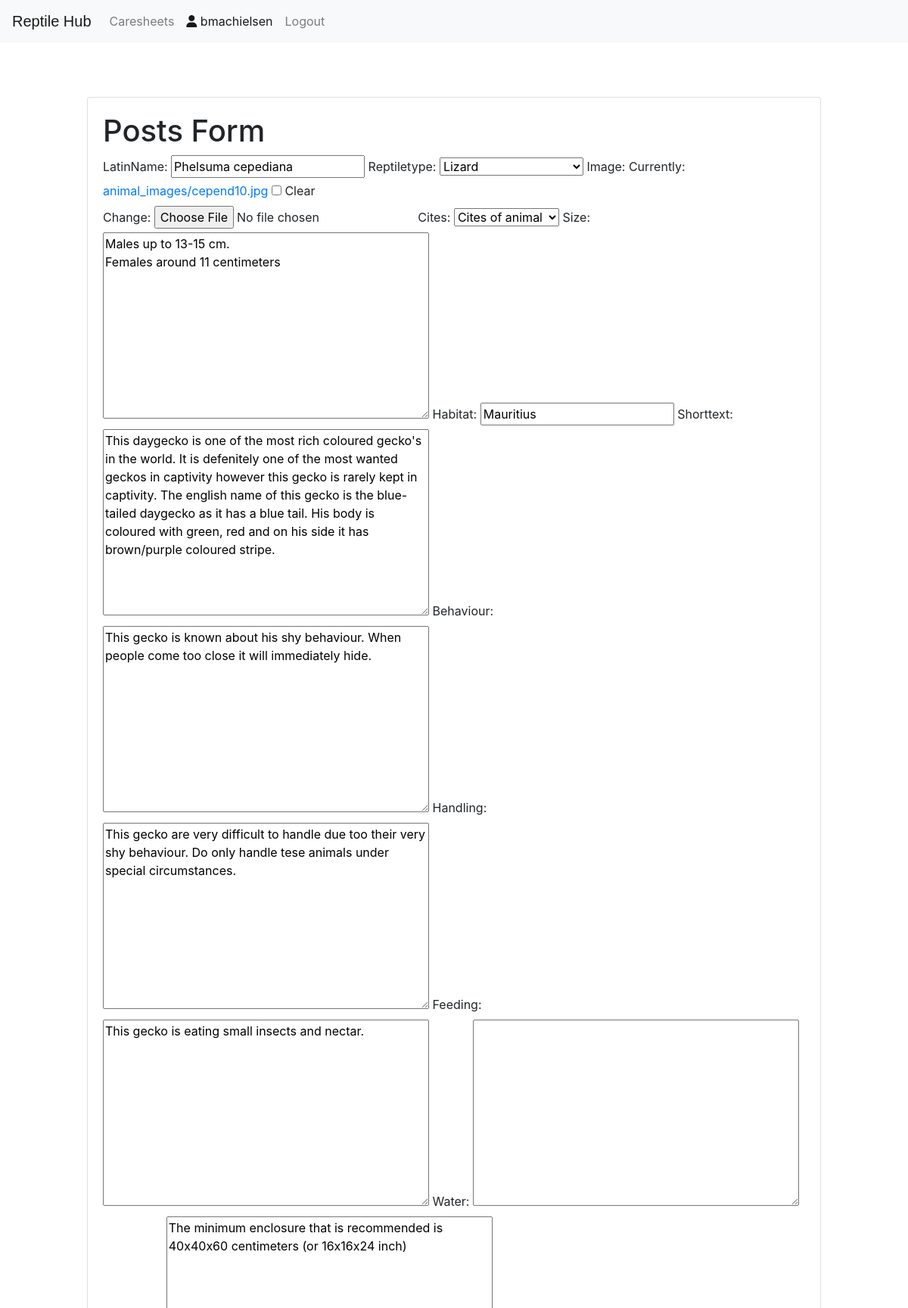
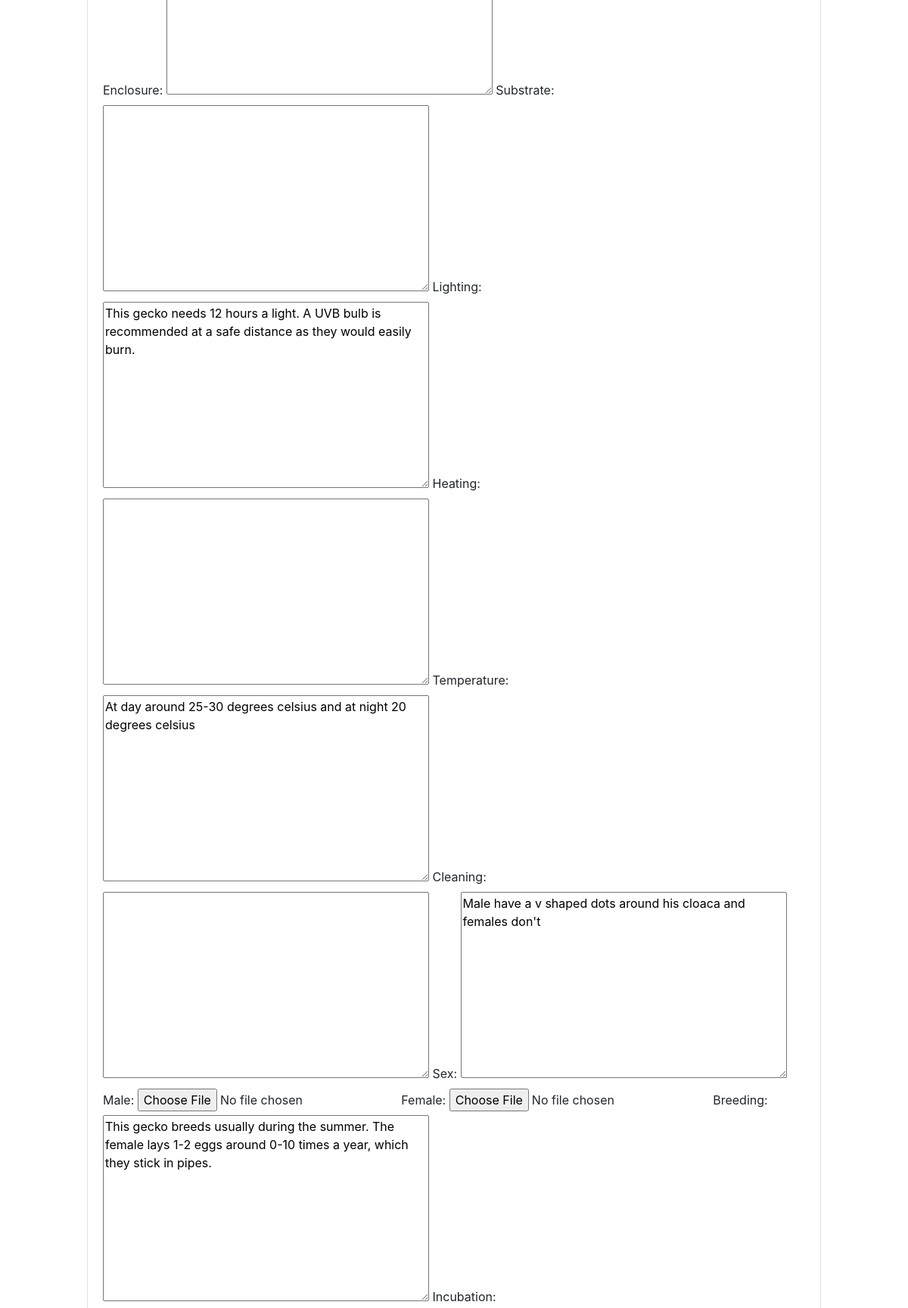
Screenshot of /post/31/edit (signed in, upper part) with the database file from the repository (2 pictures, top to bottom).
### posts/models.py (models this page shows, shortened)
class Animal(models.Model):
    REPTILES = (
        ('X', 'Choose type of reptile'),
        ('C', 'Crocodile'),
        ('L', 'Lizard'),
        ('S', 'Snake'),
        ('T', 'Turtle'),
    )
    CITES_SPECIES = (
        ('X', 'Cites of animal'),
        ('A', 'Cites A or I'),
        ('B', 'Cites B or II'),
        ('C', 'Cites C or III'),
        ('D', 'Cites D or none'),
    )
    latinName = models.CharField(blank=True, null=True, max_length=120)
    reptiletype = models.CharField(max_length=7, default='X', choices=REPTILES)
    image = models.ImageField(blank=True, null=True, upload_to="animal_images")
    cites = models.CharField(blank=True, null=True, max_length=1, default='X', choices=CITES_SPECIES)
    habitat = models.CharField(blank=True, null=True, max_length=120)
    size = models.TextField(blank=True, null=True, max_length= 500)
    shorttext = models.TextField(blank=True, null=True, max_length= 500)
    behaviour = models.TextField(blank=True, null=True, max_length= 500)
    handling = models.TextField(blank=True, null=True, max_length= 3000)
    feeding = models.TextField(blank=True, null=True, max_length= 3000)
    water= models.TextField(blank=True, null=True, max_length= 3000)
    enclosure = models.TextField(blank=True, null=True, max_length= 3000)
    substrate = models.TextField(blank=True, null=True, max_length= 3000)
    lighting = models.TextField(blank=True, null=True, max_length= 3000)
    heating = models.TextField(blank=True, null=True, max_length= 3000)
    temperature = models.TextField(blank=True, null=True, max_length=3000)
    humidity = models.TextField(blank=True, null=True, max_length=3000)
    cleaning = models.TextField(blank=True, null=True, max_length=3000)
    sex= models.TextField(blank=True, null=True, max_length= 500)
    male = models.ImageField(blank=True, null=True, upload_to="images")
    female = models.ImageField(blank=True, null=True, upload_to="images")
    breeding = models.TextField(blank=True, null=True, max_length= 3000)
    incubation = models.TextField(blank=True, null=True, max_length= 3000)
    health = models.TextField(blank=True, null=True, max_length= 3000)
    diseases = models.TextField(blank=True, null=True, max_length= 3000)
    author = models.ForeignKey(User, related_name='posts', null=False, default=1, on_delete=models.SET_DEFAULT)
    created = models.DateTimeField(auto_now_add=True, null=True)
    updated_at = models.DateTimeField(auto_now=True)
    views = models.IntegerField(default=0)
    likes = models.IntegerField(default=0)
    dislikes = models.IntegerField(default=0)

### posts/views.py (the view)
# urls.py: path('post/<id>/edit', views.edit_post, name="edit_post"),
def edit_post(request, id):
    animal = Animal.objects.get(pk=id)
    form = AnimalForm(instance=animal, data=request.GET, files=request.FILES)
    if request.method=="POST":
        form = AnimalForm(request.POST, instance=animal)
        if form.is_valid():
            form.save()
            return redirect('post_list')
    else:
        form = AnimalForm(instance=animal)
    return render(request, "posts/edit_post.html", {'form': form})

### posts/forms.py
class AnimalForm(forms.ModelForm):
    class Meta:
        model = Animal
        fields = ["latinName", "reptiletype", "image", "cites", "size", "habitat", "shorttext", "behaviour", "handling", "feeding", "water", "enclosure", "substrate", "lighting", "heating", "temperature", "cleaning", "sex", "male", "female", "breeding", "incubation", "health", "diseases", "author"]

### posts/templates/posts/edit_post.html (shortened to what this page needs)
{% extends 'base.html' %}
{% load bootstrap_tags %}
{% block content %}
<br/>
<br/>
<br/>
<div class="row justify-content-center">
  <div class="col-10">
    <div class="card">
      <div class="card-body">
          <h1>Posts Form</h1>
            <form method="POST" enctype="multipart/form-data">
                   {{ form | as_bootstrap }}
            </form>
      </div>
    </div>
  </div>
</div>
{% endblock %}

### templates/base.html (shortened to what this page needs)
<!DOCTYPE html>
{% load static %}
<html lang="en">
  <head>
    <link rel="stylesheet" href="https://stackpath.bootstrapcdn.com/bootstrap/4.3.1/css/bootstrap.min.css">
    <link rel="stylesheet" href="{% static 'css/base.css' %}" type="text/css" />
  </head>
  <body>
    <nav class="navbar navbar-expand-lg navbar-light bg-light">
      <a style="font-family: sans-serif" class="navbar-brand" href="/">Reptile Hub</a>
      <div class="collapse navbar-collapse" id="navbarSupportedContent">
        <ul class="navbar-nav mr-auto">
          <li class="nav-item">
            <a class="nav-link" href="{% url 'post_list' %}">Caresheets</a>
          </li>
            {% if user.is_authenticated %}
          <li class="nav-item active">
            <a class="nav-link" href="{% url 'profile' %}"><i class="fas fa-user"></i> {{ user.username }}<span class="sr-only">(current)</span></a>
          </li>
          <li class="nav-item">
            <a class="nav-link" href="{% url 'logout' %}">Logout</a>
          </li>
          {% endif %}
        </ul>
      </div>
    </nav>
  <div class="container-fluid">
    {% block content %}
    {% endblock %}
  </div>
  </body>
</html>

### static/css/base.css (style rules this page uses)
.navbar { background-color: black; }
form { background-color: white; }

### rows the page displays
Animal: latinName "Phelsuma cepediana", reptiletype "Lizard", cites "Cites of animal", size "Males up to 13-15 cm. Females around 11 centimeters", habitat "Mauritius", shorttext "This daygecko is one of the most rich coloured gecko's in the world. It is defenitely one of the most wanted geckos in captivity however this gecko is rarely kept in captivity. The english name of this gecko is the blue-tailed daygecko as it has a blue tail. His body is coloured with green, red and on his side it has brown/purple coloured stripe.", behaviour "This gecko is known about his shy behaviour. When people come too close it will immediately hide.", handling "This gecko are very difficult to handle due too their very shy behaviour. Do only handle tese animals under special circumstances.", feeding "This gecko is eating small insects and nectar.", enclosure "The minimum enclosure that is recommended is 40x40x60 centimeters (or 16x16x24 inch)", lighting "This gecko needs 12 hours a light. A UVB bulb is recommended at a safe distance as they would easily burn.", temperature "At day around 25-30 degrees celsius and at night 20 degrees celsius", sex "Male have a v shaped dots around his cloaca and females don't", breeding "This gecko breeds usually during the summer. The female lays 1-2 eggs around 0-10 times a year, which they stick in pipes."

### other values shown
{{ user.username }} "bmachielsen"
